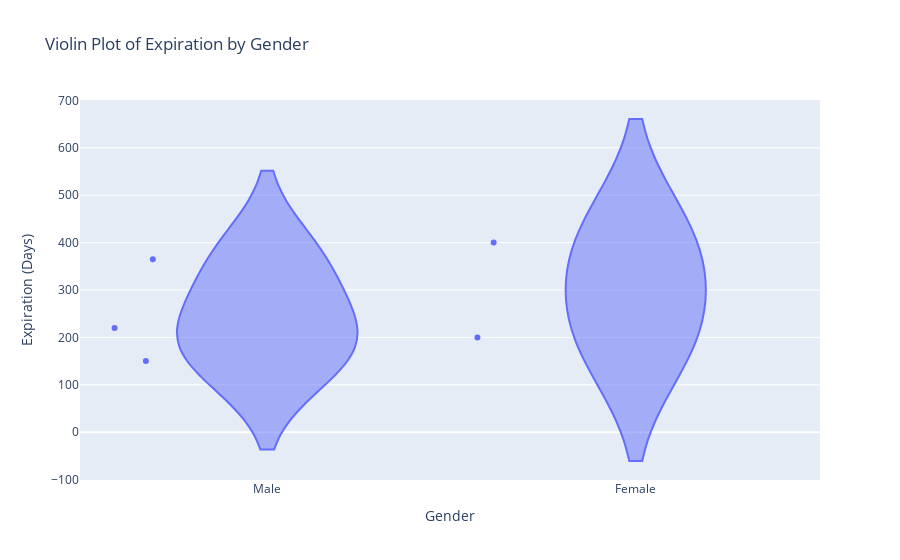

The cell this chart's notebook holds for it:
### Code cell
data = pd.DataFrame({
    'gender': ['Male', 'Female', 'Male', 'Female', 'Male'],
    'expiration': [365, 200, 150, 400, 220]  # This could represent days until expiration or expiration years
})


fig = px.violin(data, y='expiration', x='gender', points='all',
                title='Violin Plot of Expiration by Gender',
                labels={'gender': 'Gender', 'expiration': 'Expiration (Days)'})  # Adjust label to match the unit


fig.show()

### Figure 1 — Plotly figure (JSON) as saved in the notebook; plotly's stock layout.template omitted (floating-point values rounded to 4 significant figures)
{"data": [{"alignmentgroup": "True", "box": {"visible": false}, "hovertemplate": "Gender=%{x}<br>Expiration (Days)=%{y}<extra></extra>", "legendgroup": "", "marker": {"color": "#636efa"}, "name": "", "offsetgroup": "", "orientation": "v", "points": "all", "scalegroup": "True", "showlegend": false, "type": "violin", "x": ["Male", "Female", "Male", "Female", "Male"], "x0": " ", "xaxis": "x", "y": [365, 200, 150, 400, 220], "y0": " ", "yaxis": "y"}], "layout": {"autosize": true, "legend": {"tracegroupgap": 0}, "title": {"text": "Violin Plot of Expiration by Gender"}, "violinmode": "group", "xaxis": {"anchor": "y", "autorange": true, "domain": [0, 1], "range": [-0.5064, 1.5], "title": {"text": "Gender"}, "type": "category"}, "yaxis": {"anchor": "x", "autorange": true, "domain": [0, 1], "range": [-100.8, 700.8], "title": {"text": "Expiration (Days)"}, "type": "linear"}}}
